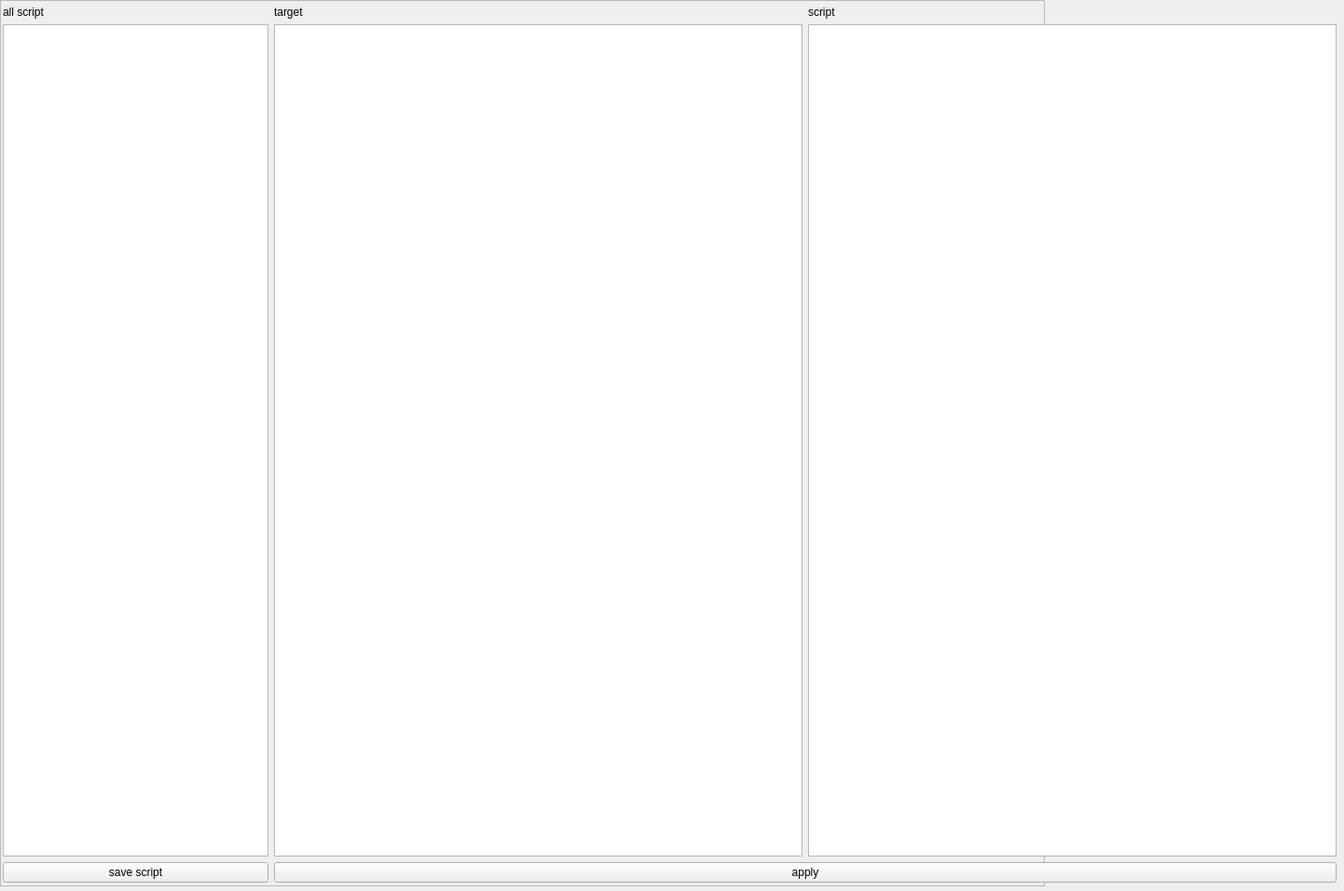
<?xml version="1.0" encoding="UTF-8"?>
<ui version="4.0">
 <class>MainWindow</class>
 <widget class="QMainWindow" name="MainWindow">
  <property name="geometry">
   <rect>
    <x>0</x>
    <y>0</y>
    <width>1442</width>
    <height>956</height>
   </rect>
  </property>
  <property name="windowTitle">
   <string>String pipeline</string>
  </property>
  <widget class="QWidget" name="centralwidget">
   <widget class="QFrame" name="frame">
    <property name="geometry">
     <rect>
      <x>0</x>
      <y>0</y>
      <width>1121</width>
      <height>951</height>
     </rect>
    </property>
    <property name="sizePolicy">
     <sizepolicy hsizetype="Maximum" vsizetype="Maximum">
      <horstretch>0</horstretch>
      <verstretch>0</verstretch>
     </sizepolicy>
    </property>
    <property name="maximumSize">
     <size>
      <width>1121</width>
      <height>951</height>
     </size>
    </property>
    <property name="frameShape">
     <enum>QFrame::StyledPanel</enum>
    </property>
    <property name="frameShadow">
     <enum>QFrame::Raised</enum>
    </property>
   </widget>
   <widget class="QWidget" name="horizontalLayoutWidget">
    <property name="geometry">
     <rect>
      <x>3</x>
      <y>6</y>
      <width>1431</width>
      <height>941</height>
     </rect>
    </property>
    <layout class="QHBoxLayout" name="horizontalLayout_3" stretch="1,4">
     <item>
      <layout class="QVBoxLayout" name="verticalLayout_3" stretch="0,0,0">
       <item>
        <widget class="QLabel" name="label_3">
         <property name="text">
          <string>all script</string>
         </property>
        </widget>
       </item>
       <item>
        <widget class="QListView" name="scriptListView"/>
       </item>
       <item>
        <widget class="QPushButton" name="saveButton">
         <property name="text">
          <string>save script</string>
         </property>
        </widget>
       </item>
      </layout>
     </item>
     <item>
      <layout class="QVBoxLayout" name="verticalLayout_4">
       <item>
        <layout class="QHBoxLayout" name="horizontalLayout">
         <item>
          <layout class="QVBoxLayout" name="verticalLayout">
           <item>
            <widget class="QLabel" name="label">
             <property name="text">
              <string>target</string>
             </property>
            </widget>
           </item>
           <item>
            <widget class="QPlainTextEdit" name="targetTextEdit"/>
           </item>
          </layout>
         </item>
         <item>
          <layout class="QVBoxLayout" name="verticalLayout_2">
           <item>
            <widget class="QLabel" name="label_2">
             <property name="text">
              <string>script</string>
             </property>
            </widget>
           </item>
           <item>
            <widget class="QPlainTextEdit" name="scriptTextEdit"/>
           </item>
          </layout>
         </item>
        </layout>
       </item>
       <item>
        <widget class="QPushButton" name="applyButton">
         <property name="text">
          <string>apply</string>
         </property>
        </widget>
       </item>
      </layout>
     </item>
    </layout>
   </widget>
  </widget>
 </widget>
 <resources/>
 <connections/>
</ui>
